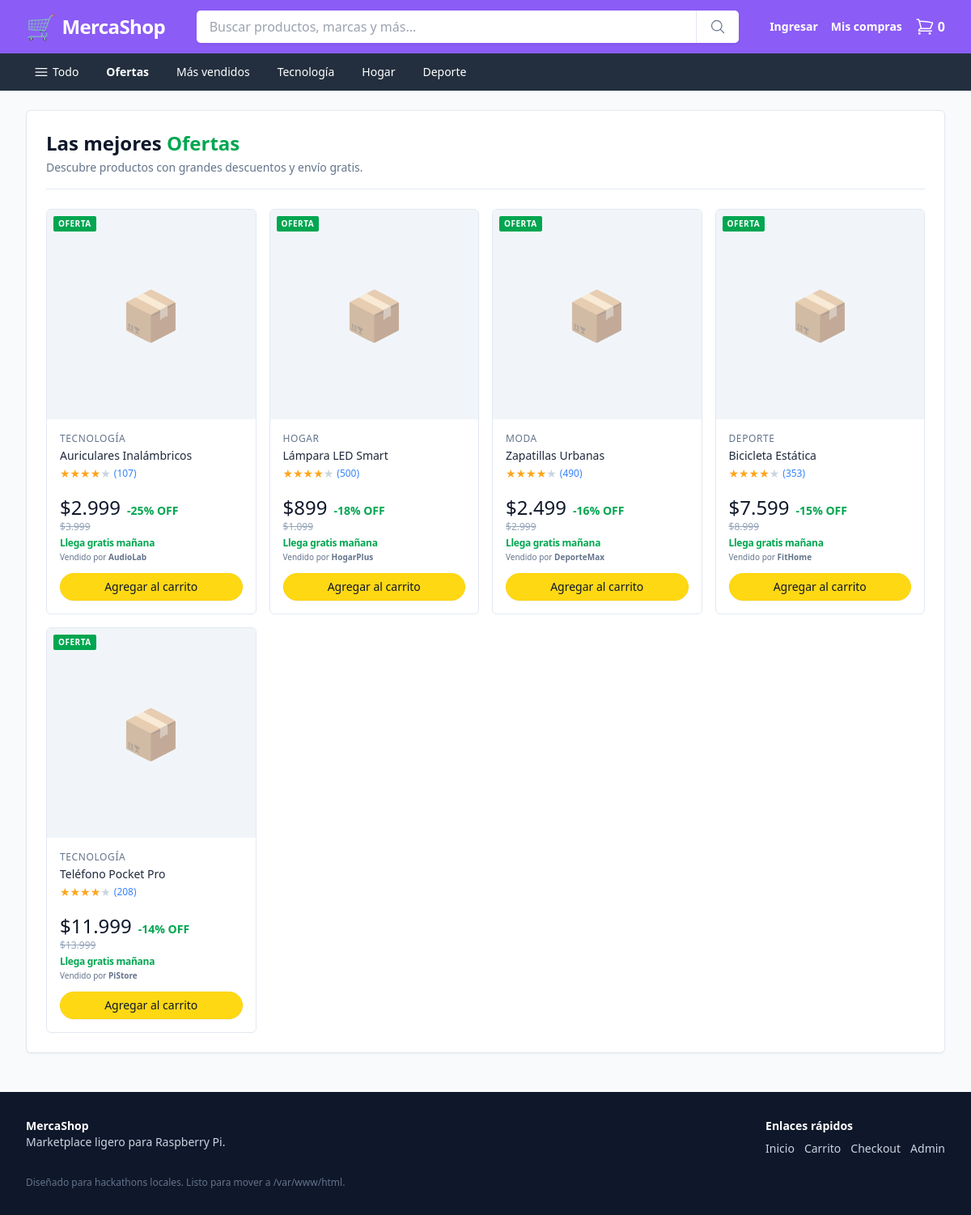
Screenshot of /ofertas.php with the database file from the repository.
### tables this page shows
CREATE TABLE IF NOT EXISTS productos (
    id INT AUTO_INCREMENT PRIMARY KEY,
    categoria_id INT NOT NULL,
    nombre VARCHAR(200) NOT NULL,
    descripcion TEXT,
    precio DECIMAL(10,2) NOT NULL DEFAULT 0.00,
    precio_original DECIMAL(10,2) DEFAULT NULL,
    descuento INT NOT NULL DEFAULT 0,
    stock INT NOT NULL DEFAULT 0,
    vendedor VARCHAR(120) NOT NULL DEFAULT 'MercaShop',
    imagen VARCHAR(255) DEFAULT NULL,
    badge VARCHAR(50) DEFAULT NULL,
    creado_en TIMESTAMP DEFAULT CURRENT_TIMESTAMP,
    FOREIGN KEY (categoria_id) REFERENCES categorias(id) ON DELETE RESTRICT ON UPDATE CASCADE
);

CREATE TABLE IF NOT EXISTS categorias (
    id INT AUTO_INCREMENT PRIMARY KEY,
    nombre VARCHAR(80) NOT NULL,
    slug VARCHAR(80) NOT NULL UNIQUE,
    creado_en TIMESTAMP DEFAULT CURRENT_TIMESTAMP
);

### ofertas.php (the view, shortened to what this page needs)
<?php
require_once 'config.php';
$stmt = $pdo->query("SELECT p.*, c.nombre as categoria_nombre FROM productos p LEFT JOIN categorias c ON p.categoria_id = c.id WHERE p.descuento > 0 ORDER BY p.descuento DESC");
$productos = $stmt->fetchAll();
require_once 'includes/header.php';
?>
<div class="space-y-6 bg-white p-6 rounded-md shadow-sm border border-slate-200 mb-6">
  <div class="border-b border-slate-200 pb-4 mb-4">
    <h2 class="text-2xl font-bold text-slate-900">
      Las mejores <span class="text-[#00a650]">Ofertas</span>
    </h2>
    <p class="text-sm text-slate-500 mt-1">Descubre productos con grandes descuentos y envío gratis.</p>
  </div>
  <?php if (count($productos) > 0): ?>
    <section class="grid gap-4 grid-cols-1 sm:grid-cols-2 lg:grid-cols-4 xl:grid-cols-5">
      <?php foreach ($productos as $product): ?>
        <article class="group bg-white rounded-md border border-slate-200 hover:shadow-lg transition-shadow overflow-hidden flex flex-col relative">
          <a href="product.php?id=<?= intval($product['id']) ?>" class="block aspect-square bg-slate-100 relative">
            <div class="absolute inset-0 flex items-center justify-center text-6xl opacity-50">📦</div>
            <span class="absolute top-2 left-2 bg-[#00a650] text-white text-[10px] font-bold px-1.5 py-0.5 rounded-sm uppercase tracking-wider">Oferta</span>
          </a>
          <div class="p-4 flex flex-col flex-1 border-t border-slate-100">
            <div class="flex items-center gap-1 mb-1">
              <span class="text-xs text-slate-500 uppercase tracking-wider"><?= htmlspecialchars($product['categoria_nombre']) ?></span>
            </div>
            <a href="product.php?id=<?= intval($product['id']) ?>">
              <h2 class="text-sm font-normal text-slate-800 leading-tight line-clamp-2 hover:text-[#3483fa]"><?= htmlspecialchars($product['nombre']) ?></h2>
            </a>
            <div class="flex items-center mt-1 mb-2">
              <div class="flex text-[#ffa41c] text-sm">★★★★<span class="text-slate-300">★</span></div>
              <span class="text-xs text-[#3483fa] ml-1">(<?= rand(10, 500) ?>)</span>
            </div>
            <div class="mt-auto pt-2">
              <div class="flex items-baseline gap-2">
                <span class="text-2xl font-light text-slate-900">$<?= number_format($product['precio'], 0, ',', '.') ?></span>
                <?php if ($product['descuento']): ?>
                  <span class="text-sm text-[#00a650] font-semibold">-<?= $product['descuento'] ?>% OFF</span>
                <?php endif; ?>
              </div>
              <?php if ($product['precio_original'] && $product['precio_original'] > $product['precio']): ?>
                <p class="text-xs text-slate-400 line-through">$<?= number_format($product['precio_original'], 0, ',', '.') ?></p>
              <?php endif; ?>
              <p class="text-xs font-semibold text-[#00a650] mt-1 tracking-tight">Llega gratis mañana</p>
              <p class="text-[10px] text-slate-500 mt-0.5">Vendido por <b><?= htmlspecialchars($product['vendedor']) ?></b></p>
              <form method="POST" class="mt-3">
                <button type="submit" class="w-full rounded-full bg-[#ffd814] hover:bg-[#F7CA00] border border-[#FCD200] py-1.5 text-sm text-slate-900 shadow-sm transition-colors cursor-pointer">
                  Agregar al carrito
                </button>
              </form>
            </div>
          </div>
        </article>
      <?php endforeach; ?>
    </section>
  <?php else: ?>
    <div class="p-8 text-center text-slate-600">No hay ofertas disponibles por el momento.</div>
  <?php endif; ?>
</div>
<?php require_once 'includes/footer.php'; ?>

### assets/style.css (style rules this page uses)
:root { color-scheme: light; font-family: Inter, system-ui, -apple-system, BlinkMacSystemFont, 'Segoe UI', sans-serif; font-size: 16px; line-height: 1.5; background: #f8fafc; color: #0f172a; }
* { box-sizing: border-box; }
body { margin: 0; min-height: 100vh; background: #f8fafc; }
a { color: #0f766e; text-decoration: none; }
button, input, select, textarea { font: inherit; }
header, main, footer, section, article { display: block; }
button { cursor: pointer; }
.bg-white { background: #ffffff; }
.bg-slate-50 { background: #f8fafc; }
.bg-slate-100 { background: #e2e8f0; }
.text-slate-900 { color: #0f172a; }
.text-white { color: #ffffff; }
.rounded-full { border-radius: 9999px; }
.shadow-sm { box-shadow: 0 1px 2px rgba(15, 23, 42, 0.05); }
.border { border: 1px solid #e2e8f0; }
.border-slate-200 { border-color: #e2e8f0; }
.p-4 { padding: 1rem; }
.p-6 { padding: 1.5rem; }
.w-full { width: 100%; }
.flex { display: flex; }
.items-center { align-items: center; }
.gap-4 { gap: 1rem; }
.grid { display: grid; }
@media (min-width: 640px) { .sm\:grid-cols-2 { grid-template-columns: repeat(2, minmax(0, 1fr)); } }

### includes/header.php (style rules this page uses)
body { min-height: 100vh; }

### rows the page displays
productos: categoria.nombre "TECNOLOGÍA", nombre "Auriculares Inalámbricos", precio "2.999", descuento "25", precio_original "3.999", vendedor "AudioLab"
productos: categoria.nombre "HOGAR", nombre "Lámpara LED Smart", precio "899", descuento "18", precio_original "1.099", vendedor "HogarPlus"
productos: categoria.nombre "MODA", nombre "Zapatillas Urbanas", precio "2.499", descuento "16", precio_original "2.999", vendedor "DeporteMax"
productos: categoria.nombre "DEPORTE", nombre "Bicicleta Estática", precio "7.599", descuento "15", precio_original "8.999", vendedor "FitHome"
productos: categoria.nombre "TECNOLOGÍA", nombre "Teléfono Pocket Pro", precio "11.999", descuento "14", precio_original "13.999", vendedor "PiStore"

### other values shown
$cartCount "0"
